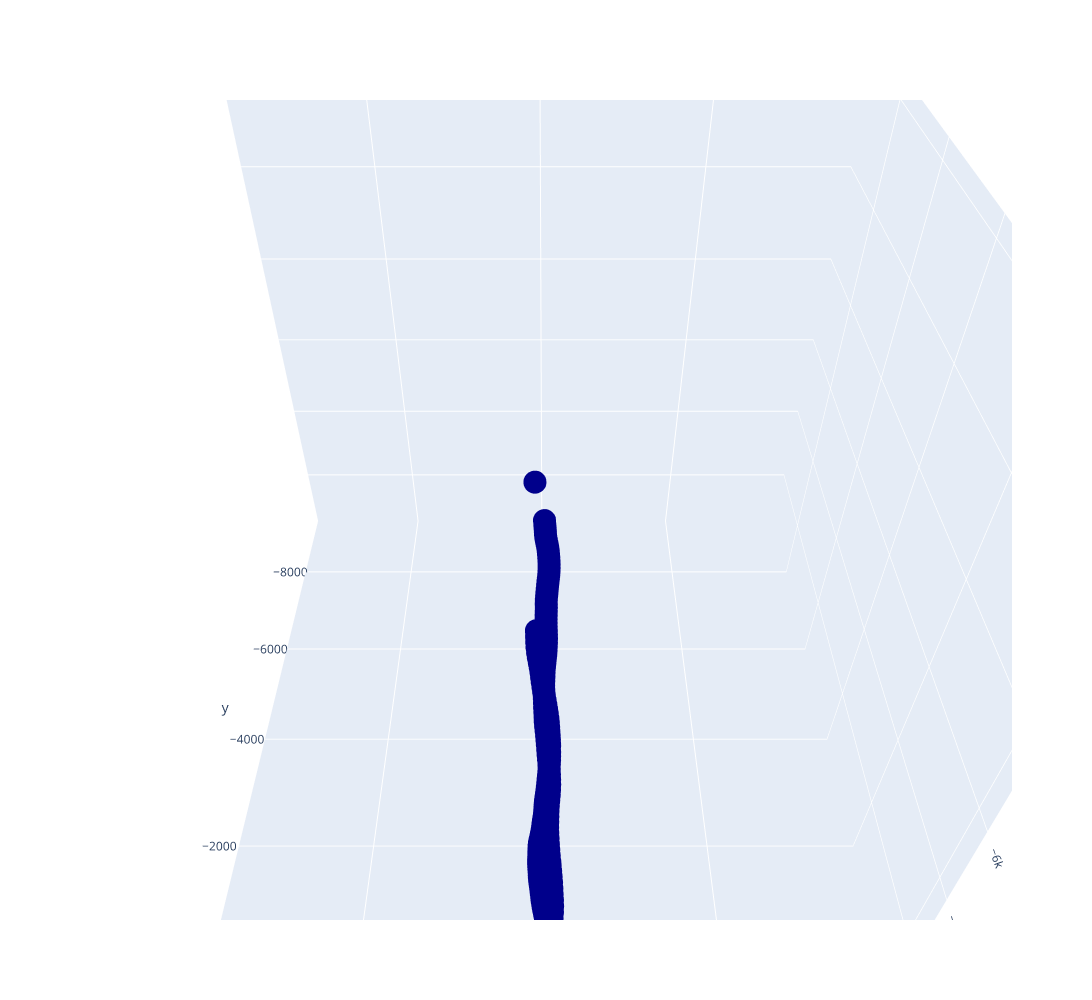

Notebook code for this chart:
### Code cell
# visualize an individual well

def visualize_individual_well_3d(api14):

    root_dir = rf"C:\Users\rush\Desktop\programming\horizontal drilling\datasets\mckenzie-county\\{api14}"
    
    df = combine_coordinates(root_dir, disp=False)
    
    # when you plot this, it can get really wonky based on the scaling of it because the primary lateral direction (i.e. y-offset)
    # may be multiple orders of magnitude >> the opposing axis (i.e. y = 10000, x = 100). wells go both north-south and east-west
    # so determine the primary direction, then scale the secondary axis up an order of magnitude so as not to distort the visual. 

    y_range = abs(df['y-offset'].min() - df['y-offset'].max())
    x_range = abs(df['x-offset'].min() - df['x-offset'].max())

    scaling_ratio = 5

    if y_range > x_range: 

        x_avg = np.average(df['x-offset'])
        
        x_range = [x_avg - y_range // scaling_ratio, x_avg + y_range // scaling_ratio]

        if df['x-offset'].min() < x_range[0] or df['x-offset'].max() > x_range[1] :

            x_range = [df['x-offset'].min(), df['x-offset'].max()]

        primary_axis = 0
    
    else:

        y_avg = np.average(df['y-offset'])

        y_range = [y_avg - x_range // scaling_ratio, y_avg + x_range // scaling_ratio]

        if df['y-offset'].min() < y_range[0] or df['y-offset'].max() > y_range[1] :

            y_range = [df['y-offset'].min(), df['y-offset'].max()]

        primary_axis = 1

    fig = go.Figure(data=go.Scatter3d(
                    x=df['x-offset'], y=df['y-offset'], z=-df['vertical-depth'],mode='markers',
                    line=dict(
                        color='darkblue',
                        width=2
                    ),
                    ))
    
    fig.update_layout(
    width=2000,
    height=1000,
    autosize=False,
    scene=dict(
        camera=dict(
            up=dict(
                x=0,
                y=0,
                z=1
            ),
            eye=dict(
                x=0,
                y=1.0707,
                z=1,
            )
        ),    
    ),
    )

    if not primary_axis:
         fig.update_layout(
            scene=dict(
                xaxis = dict(nticks=4, range=x_range)
            )
         )
        
    else:
        fig.update_layout(
            scene=dict(
                yaxis = dict(nticks=4, range=y_range)
            )
         )

    fig.show()

visualize_individual_well_3d(api14s[4])

### Figure 1 — Plotly figure (JSON) as saved in the notebook; plotly's stock layout.template omitted (floating-point values rounded to 4 significant figures; data arrays with more than 128 entries replaced by an {"elided": "..."} marker saying what was removed)
{"data": [{"line": {"color": "darkblue", "width": 2}, "mode": "markers", "type": "scatter3d", "x": {"elided": "210 float values"}, "y": {"elided": "210 float values"}, "z": {"elided": "210 float values"}}], "layout": {"autosize": false, "height": 1000, "scene": {"camera": {"eye": {"x": 0, "y": 1.071, "z": 1}, "up": {"x": 0, "y": 0, "z": 1}}, "xaxis": {"nticks": 4, "range": [-1876.0, 1808.0]}}, "width": 2000}}
